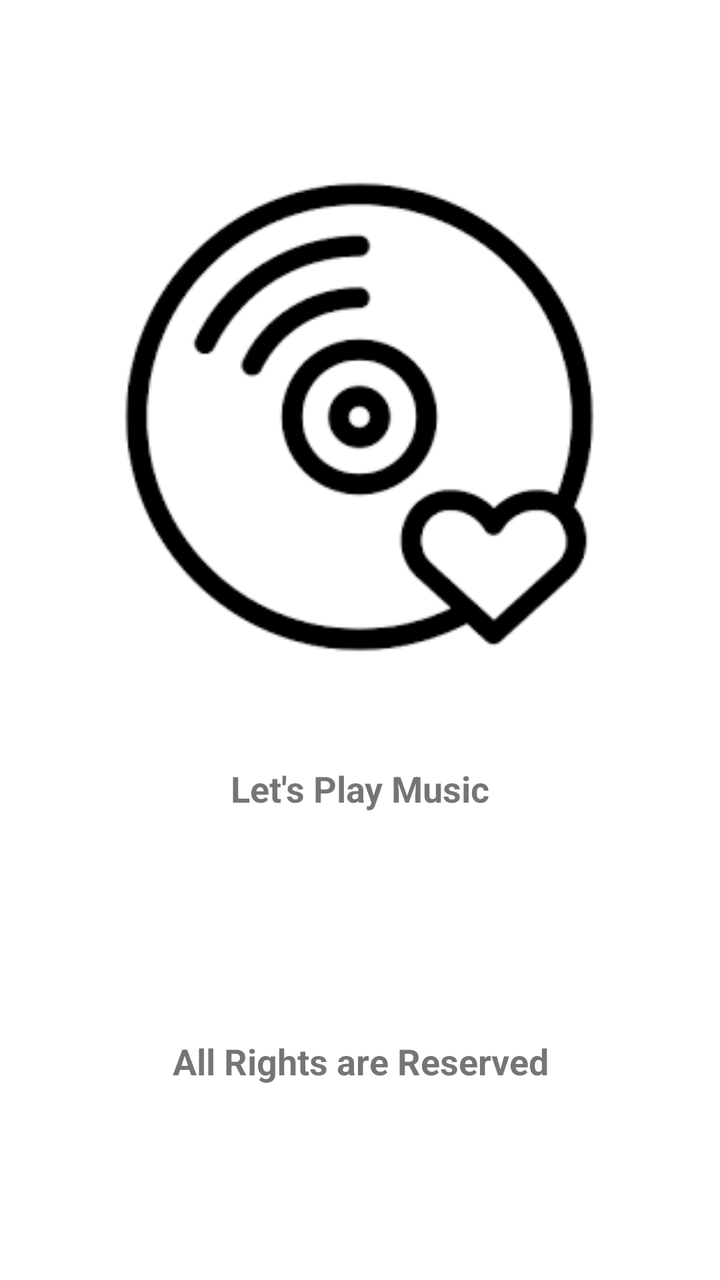
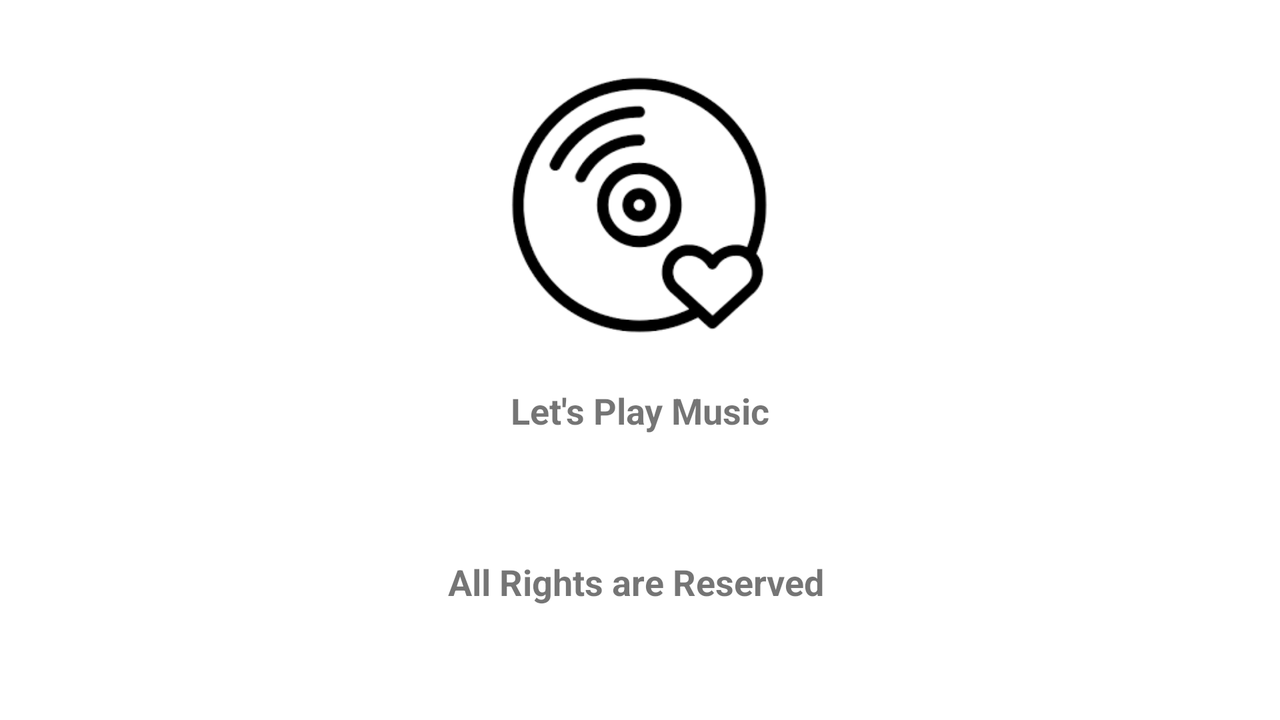

An Android layout and its configuration variant, each rendered on a device that would load it. The default file and the variant file are quoted in full after the pictures.
<!-- AndroidManifest.xml: application theme Theme.Lets_Play -->
<!-- res/layout/activity_splash.xml -->
<?xml version="1.0" encoding="utf-8"?>
<androidx.constraintlayout.widget.ConstraintLayout xmlns:android="http://schemas.android.com/apk/res/android"
    xmlns:app="http://schemas.android.com/apk/res-auto"
    xmlns:tools="http://schemas.android.com/tools"
    android:layout_width="match_parent"
    android:layout_height="match_parent"
    tools:context=".Splash">

    <TextView
        android:id="@+id/textView2"
        android:layout_width="271dp"
        android:layout_height="67dp"
        android:layout_marginBottom="76dp"
        android:gravity="center"
        android:text="All Rights are Reserved "
        android:textSize="18sp"
        android:textStyle="bold"
        app:layout_constraintBottom_toBottomOf="parent"
        app:layout_constraintEnd_toEndOf="parent"
        app:layout_constraintHorizontal_bias="0.528"
        app:layout_constraintStart_toStartOf="parent" />

    <ImageView
        android:id="@+id/imageView5"
        android:layout_width="260dp"
        android:layout_height="259dp"
        app:layout_constraintBottom_toBottomOf="parent"
        app:layout_constraintEnd_toEndOf="parent"
        app:layout_constraintHorizontal_bias="0.496"
        app:layout_constraintStart_toStartOf="parent"
        app:layout_constraintTop_toTopOf="parent"
        app:layout_constraintVertical_bias="0.207"
        app:srcCompat="@drawable/icons" />

    <TextView
        android:id="@+id/textView3"
        android:layout_width="wrap_content"
        android:layout_height="wrap_content"
        android:layout_marginTop="44dp"
        android:text="Let's Play Music"
        android:textSize="18sp"
        android:textStyle="bold"
        app:layout_constraintEnd_toEndOf="parent"
        app:layout_constraintStart_toStartOf="parent"
        app:layout_constraintTop_toBottomOf="@+id/imageView5" />

</androidx.constraintlayout.widget.ConstraintLayout>
<!-- resources referenced by this layout -->
<resources>
  <!-- drawable icons: png bitmap (drawable-v24, 4416 bytes) -->
  <style name="Theme.Lets_Play" parent="Theme.MaterialComponents.DayNight.DarkActionBar">
          
          <item name="colorPrimary">@color/purple_500</item>
          <item name="colorPrimaryVariant">@color/purple_700</item>
          <item name="colorOnPrimary">@color/white</item>
          
          <item name="colorSecondary">@color/teal_200</item>
          <item name="colorSecondaryVariant">@color/teal_700</item>
          <item name="colorOnSecondary">@color/black</item>
          
          <item name="android:statusBarColor" tools:targetApi="l">?attr/colorPrimaryVariant</item>
          
      </style>
</resources>
<!-- res/layout-land/activity_splash.xml (the repository's variant of the layout above) -->
<!-- drawn on the phone turned sideways -->
<?xml version="1.0" encoding="utf-8"?>
<androidx.constraintlayout.widget.ConstraintLayout xmlns:android="http://schemas.android.com/apk/res/android"
    xmlns:app="http://schemas.android.com/apk/res-auto"
    xmlns:tools="http://schemas.android.com/tools"
    android:layout_width="match_parent"
    android:layout_height="match_parent"
    tools:context=".Splash">

    <TextView
        android:id="@+id/textView2"
        android:layout_width="271dp"
        android:layout_height="67dp"
        android:layout_marginTop="40dp"
        android:gravity="center"
        android:text="All Rights are Reserved "
        android:textSize="18sp"
        android:textStyle="bold"
        app:layout_constraintEnd_toEndOf="parent"
        app:layout_constraintStart_toStartOf="parent"
        app:layout_constraintTop_toBottomOf="@+id/textView3" />

    <ImageView
        android:id="@+id/imageView5"
        android:layout_width="204dp"
        android:layout_height="141dp"
        android:layout_marginTop="32dp"
        app:layout_constraintEnd_toEndOf="parent"
        app:layout_constraintHorizontal_bias="0.499"
        app:layout_constraintStart_toStartOf="parent"
        app:layout_constraintTop_toTopOf="parent"
        app:srcCompat="@drawable/icons" />

    <TextView
        android:id="@+id/textView3"
        android:layout_width="wrap_content"
        android:layout_height="wrap_content"
        android:layout_marginTop="20dp"
        android:text="Let's Play Music"
        android:textSize="18sp"
        android:textStyle="bold"
        app:layout_constraintEnd_toEndOf="parent"
        app:layout_constraintStart_toStartOf="parent"
        app:layout_constraintTop_toBottomOf="@+id/imageView5" />

</androidx.constraintlayout.widget.ConstraintLayout>
